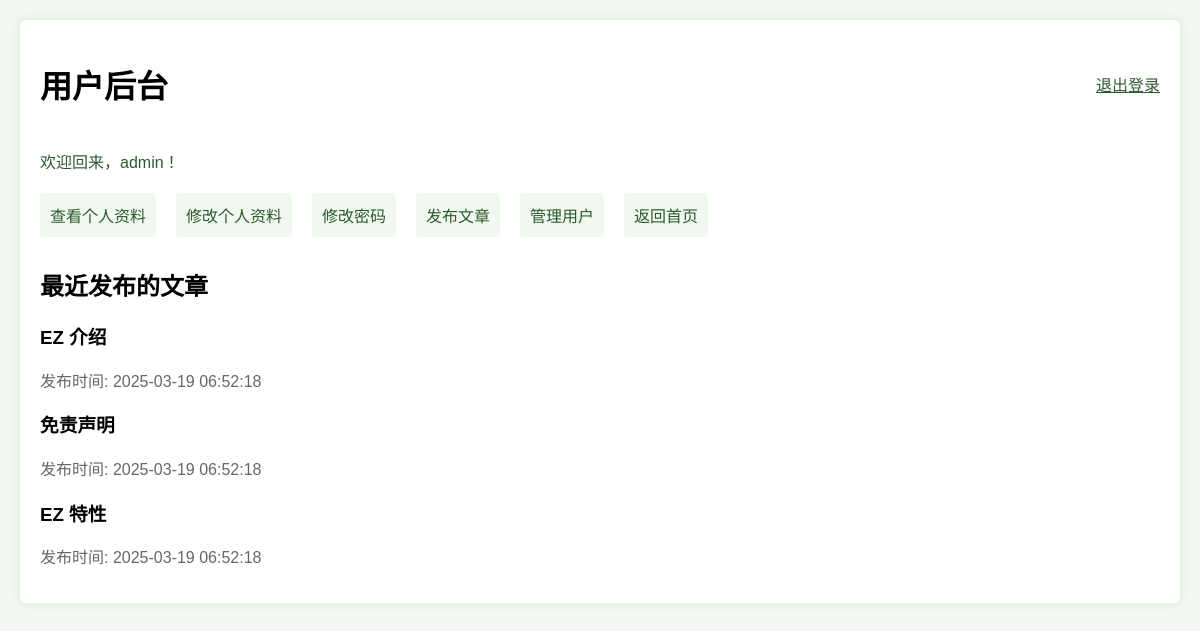
/ez_target/user/dashboard.php (signed in), run on the app's committed database.
### tables this page shows
CREATE TABLE users (
    id INT PRIMARY KEY AUTO_INCREMENT,
    username VARCHAR(255) UNIQUE NOT NULL,
    password VARCHAR(255) NOT NULL,
    role ENUM('admin', 'user') DEFAULT 'user',
    real_name VARCHAR(50),
    phone VARCHAR(20),
    profile_info TEXT,
    avatar_path VARCHAR(255),
    created_at TIMESTAMP DEFAULT CURRENT_TIMESTAMP
);

CREATE TABLE posts (
    id INT PRIMARY KEY AUTO_INCREMENT,
    title VARCHAR(255) NOT NULL,
    content TEXT,
    author_id INT,
    created_at TIMESTAMP DEFAULT CURRENT_TIMESTAMP,
    FOREIGN KEY (author_id) REFERENCES users(id) ON DELETE CASCADE
);

### ez_target/config.php (called while the page is built, shortened)
<?php
function getCurrentUserId() {
    return $_SESSION['user_id'] ?? null;
}
?>

### ez_target/user/dashboard.php (the view, shortened to what this page needs)
<?php
require_once '../config.php';
$user_id = getCurrentUserId();
$conn = getDbConnection();
$sql = "SELECT * FROM users WHERE id = $user_id";
$result = mysqli_query($conn, $sql);
$user = mysqli_fetch_assoc($result);
?>
<!DOCTYPE html>
<html>
<head>
</head>
<body>
    <div class="container">
        <div class="header">
            <h1>用户后台</h1>
            <a href="../logout.php" style="color: #2c5a2c;">退出登录</a>
        </div>
        <div class="welcome">
            欢迎回来，<?php echo htmlspecialchars($user['username']); ?>！
        </div>
        <div class="menu">
            <a href="profile.php?user_id=<?php echo getCurrentUserId(); ?>">查看个人资料</a>
            <a href="edit_profile.php">修改个人资料</a>
            <a href="change_password.php">修改密码</a>
            <a href="new_post.php">发布文章</a>
            <?php if ($user['role'] === 'admin'): ?>
                <a href="manage_users.php">管理用户</a>
            <?php endif; ?>
            <a href="../index.php">返回首页</a>
        </div>
        <div class="content">
            <h2>最近发布的文章</h2>
            <?php
            $sql = "SELECT * FROM posts WHERE author_id = $user_id ORDER BY created_at DESC LIMIT 5";
            $result = mysqli_query($conn, $sql);
            while ($post = mysqli_fetch_assoc($result)): ?>
                <div style="margin-bottom: 15px;">
                    <h3><?php echo htmlspecialchars($post['title']); ?></h3>
                    <div style="color: #666;">
                        发布时间: <?php echo $post['created_at']; ?>
                    </div>
                </div>
            <?php endwhile; ?>
        </div>
    </div>
</body>
</html>

### ez_target/user/dashboard.php (style rules this page uses)
body { font-family: Arial, sans-serif; margin: 0; padding: 20px; background-color: #f0f8f0; }
.container { max-width: 1200px; margin: 0 auto; background-color: white; padding: 20px; border-radius: 5px; box-shadow: 0 0 10px rgba(0,0,0,0.1); }
.header { display: flex; justify-content: space-between; align-items: center; margin-bottom: 20px; }
.menu { display: flex; gap: 20px; margin-bottom: 30px; flex-wrap: wrap; }
.menu a { color: #2c5a2c; text-decoration: none; padding: 10px; border-radius: 4px; background-color: #f0f8f0; }
.welcome { margin-bottom: 20px; color: #2c5a2c; }

### data on the page
users: username "admin"
posts: title "EZ 介绍", created_at "2025-03-19 06:52:18"
posts: title "免责声明", created_at "2025-03-19 06:52:18"
posts: title "EZ 特性", created_at "2025-03-19 06:52:18"
